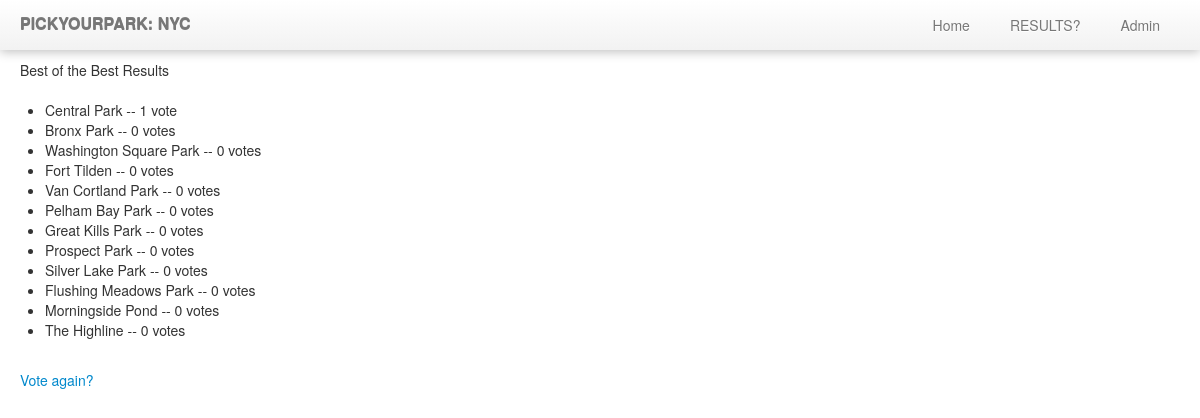
The app's page /polls/1/results/1/ with its own data.
### polls/models.py (models this page shows, shortened)
class Poll(models.Model):
    question = models.CharField(max_length=200)
    pub_date = models.DateTimeField('date published')

class Choice(models.Model):
    poll = models.ForeignKey(Poll)
    choice_text = models.CharField(max_length=200)
    votes = models.IntegerField(default=0)
    result = models.TextField(blank=True, null=True)

### polls/views.py (the view)
# urls.py: url(r'^(?P<poll_id>\d+)/results/(?P<choice_id>\d+)/$', views.results, name='results'),
def results(request, poll_id, choice_id):
    current_url = request.path
    poll = get_object_or_404(Poll, pk=poll_id)
    choice = get_object_or_404(Choice, pk=choice_id)
    if (choice in poll.choice_set.all()):
        return render(request, 'polls/results.html', {
        'poll' : poll,
        'choice' : choice,
    })
    else:
        return render(request, 'polls/detail.html', {
        'poll': poll,
        'error_message': "That choice didn't match with that poll.",
    })
    template_name = 'polls/results.html'
    return render_to_response(template_name, { 'poll' : poll, 'choice' : choice, 'choice_direct' : True, },
        context_instance=RequestContext(request))

### polls/templates/polls/results.html (shortened to what this page needs)
{% extends "base.html" %}
{% block header %}
{{ poll.question }} Results
{% endblock %}
{% block content %}
{% if choice_direct %}
<p>You got here from a direct link!</p>
{{ choice.result|safe }}
{% else %}
<br>
<br>
<ul>
{% for available_choice in poll.choice_set.all %}
    <li>{{ available_choice.choice_text }} -- {{ available_choice.votes }} vote{{ available_choice.votes|pluralize }}</li>
{% endfor %}
</ul>
<br>
<a href="{% url 'polls:detail' poll.id %}">Vote again?</a>
{% endif %}
{% endblock %}

### polls/static/polls/style.css (style rules this page uses)
body { padding-top: 60px; padding-bottom: 40px; }

### records on screen
Poll: question "Best of the Best"
Choice: choice_text "Central Park", votes "1"
Choice: choice_text "Bronx Park", votes "0"
Choice: choice_text "Washington Square Park", votes "0"
Choice: choice_text "Fort Tilden", votes "0"
Choice: choice_text "Van Cortland Park", votes "0"
Choice: choice_text "Pelham Bay Park", votes "0"
Choice: choice_text "Great Kills Park", votes "0"
Choice: choice_text "Prospect Park", votes "0"
Choice: choice_text "Silver Lake Park", votes "0"
Choice: choice_text "Flushing Meadows Park", votes "0"
Choice: choice_text "Morningside Pond", votes "0"
Choice: choice_text "The Highline", votes "0"
